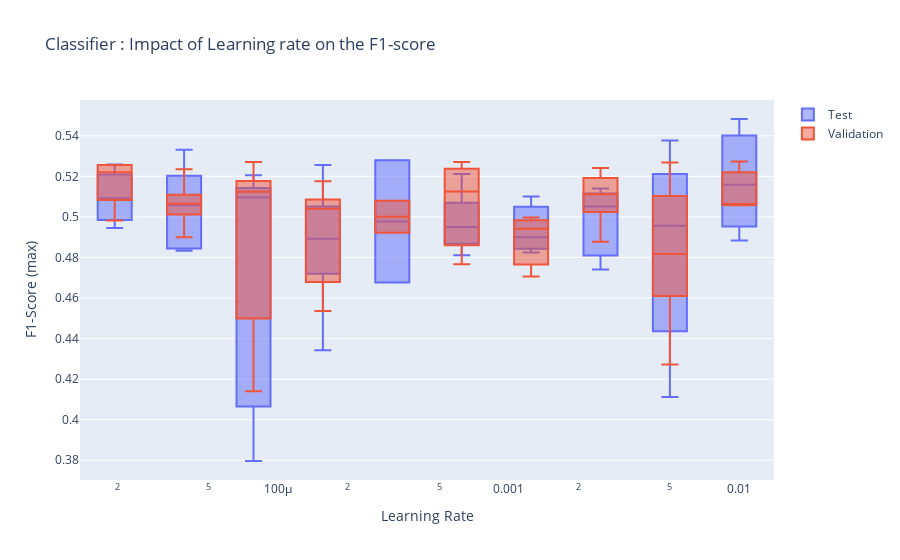

The notebook cell saved with this chart:
### Markdown cell above
### Learning rate

### Code cell
fig = go.Figure(layout = {
   "xaxis":{
       "domain" : [0,1],
       "type" : "log",
        # "categoryorder" : "median ascending",
       "title" : "Learning Rate"
    },
   "yaxis":{"title" : "F1-Score (max)"},
   "title" : {"text" : "Classifier : Impact of Learning rate on the F1-score"},
})
fig.add_trace( go.Box(
                x = results["model_train_classifier_learning_rate"], 
                y = results["test_f1_max"],
                xaxis='x',
                name = "Test"
))
fig.add_trace( go.Box(
                x = results["model_train_classifier_learning_rate"], 
                y = results["valid_f1_max"],
                xaxis='x',
                name = "Validation"
))

# fig.add_trace( go.Box(
#                 x = results["model_train_classifier_learning_rate"], 
#                 y = results["train_f1_max"],
#                 xaxis='x',
#                 name = "Train"
# ))
fig
